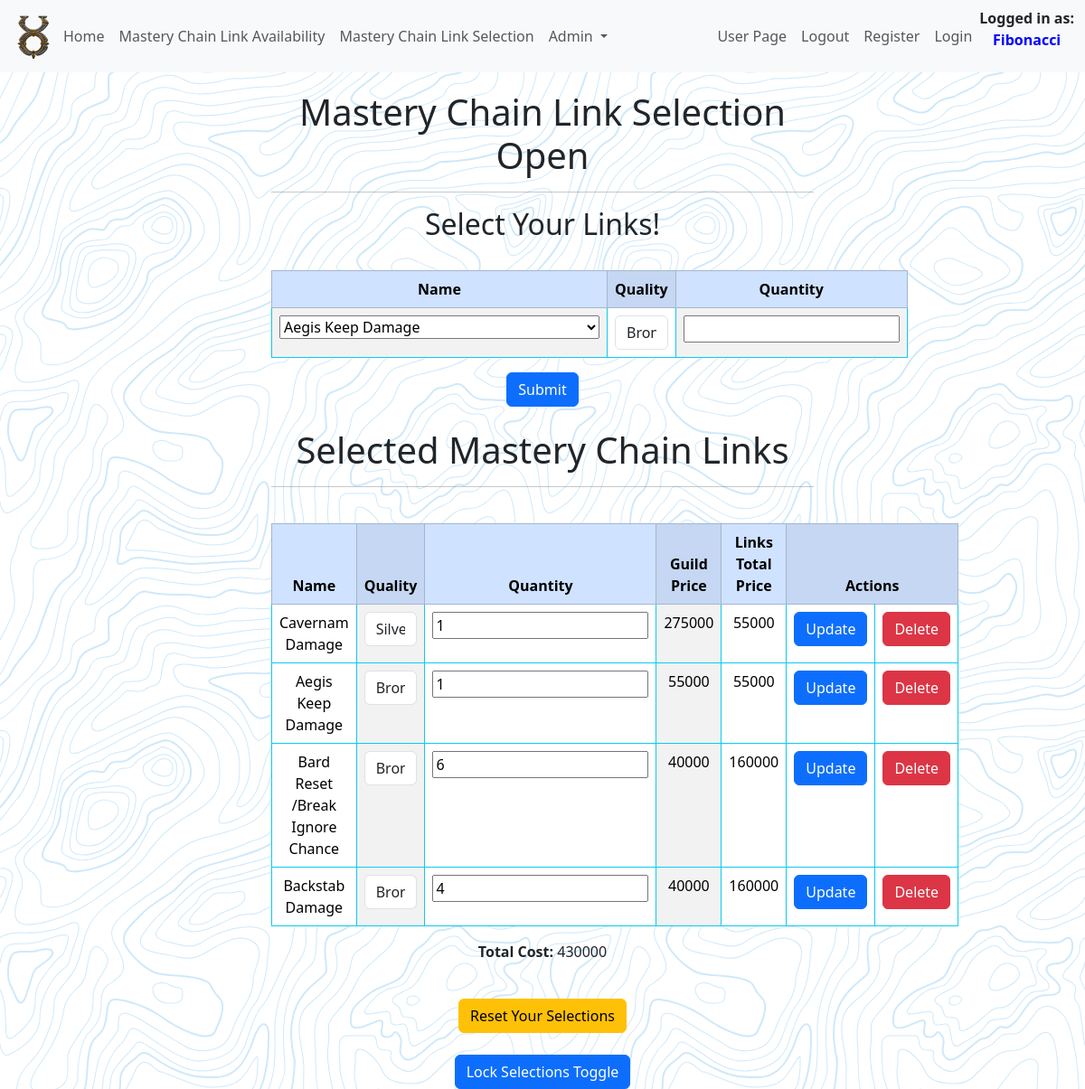
/selections (signed in), run on the app's committed database.
### tables this page shows
CREATE TABLE users (
    id INTEGER PRIMARY KEY AUTOINCREMENT,
    username TEXT NOT NULL,
    password TEXT NOT NULL,
    is_admin INTEGER NOT NULL DEFAULT 0
, sel_lock BOOLEAN DEFAULT (0) NOT NULL, display_name TEXT);

CREATE TABLE selections (
	id INTEGER NOT NULL PRIMARY KEY AUTOINCREMENT,
	mclink_id INTEGER NOT NULL,
	s_quantity INTEGER NOT NULL
, user_id INTEGER NOT NULL, links_total INTEGER NOT NULL);

CREATE TABLE "mclinks" (
    id INTEGER PRIMARY KEY AUTOINCREMENT NOT NULL,
    name TEXT NOT NULL,
    quality TEXT NOT NULL,
    quantity INTEGER NOT NULL,
    market_price INTEGER NOT NULL,
    guild_price INTEGER NOT NULL
);

### app.py (the view)
@app.route('/selections', methods=['GET', 'POST'])
def selections():
    user_data = get_user_data()
    user_id = user_data['id']
    conn, cursor = connect_to_database('uonew.db')
    cursor.execute("SELECT DISTINCT name FROM mclinks;")
    unique_names = cursor.fetchall()
    cursor.execute("SELECT SUM(links_total) FROM selections WHERE user_id=?", (user_id,))
    total_links_total = cursor.fetchone()[0]
    conn.close()
    selections_data = select_selections(user_id)
    return render_template('selections.html', unique_names=unique_names, selections_data=selections_data, total_links_total=total_links_total)

### app.py (called while the page is built)
@app.before_request
def authentication():
    if 'id' in session:
        user_data = get_user_data()
        selection_toggle = check_selection_toggle()
        g.is_admin = user_data['is_admin']
        g.sel_lock = user_data['sel_lock']
        g.display_name = user_data['display_name']
        g.selection_toggle = selection_toggle['selections_toggle']

### helpers.py (called while the page is built)
def connect_to_database(database_name):
    conn = sqlite3.connect(database_name)
    conn.row_factory = sqlite3.Row
    cursor = conn.cursor()
    return conn, cursor

### selections.py (called while the page is built)
def select_selections(user_id=None):
    conn, cursor = connect_to_database('uonew.db')
    if user_id:
        cursor.execute("SELECT * FROM selections INNER JOIN mclinks ON selections.mclink_id = mclinks.id WHERE selections.user_id = ?", (user_id,))
    else:
        cursor.execute("SELECT * FROM selections INNER JOIN mclinks ON selections.mclink_id = mclinks.id")
    selections_data = cursor.fetchall()
    conn.close()
    return selections_data

def check_selection_toggle():
    conn, cursor = connect_to_database('uonew.db')
    cursor.execute("SELECT selections_toggle FROM global")
    selection_toggle = cursor.fetchone()
    conn.close()
    return selection_toggle

### users.py (called while the page is built)
def get_user_data():
    conn, cursor = connect_to_database('uonew.db')
    user_id = session.get('id')
    cursor.execute("SELECT * FROM users WHERE id = ?", (user_id,))
    user_data = cursor.fetchone()
    conn.close()
    return user_data

### templates/selections.html (shortened to what this page needs)
{% extends "index.html" %}
{% block nav %}
    <nav class="navbar navbar-expand-lg bg-body-tertiary fixed-top">
        <div class="container-fluid">
            <img src="{{ url_for('static', filename='images/uo.png') }}" alt="UO Icon" class="small-image">
            <div class="collapse navbar-collapse" id="navbarSupportedContent">
                <ul class="navbar-nav me-auto mb-2 mb-lg-0">
                    {% if 'id' in session %}
                        <li class="nav-item">
                            <a class="nav-link" href="ma">Home</a>
                        </li>
                        <li class="nav-item">
                            <a class="nav-link" href="mclinks">Mastery Chain Link Availability</a>
                        </li>
                        <li class="nav-item">
                            <a class="nav-link" href="selections">Mastery Chain Link Selection</a>
                        </li>
                    {% endif %}
                    {% if 'id' in session and g.is_admin in [1, 2, 3] %}
                        <li class="nav-item dropdown">
                            <a class="nav-link dropdown-toggle" href="#" role="button" data-bs-toggle="dropdown" aria-expanded="false">
                                Admin
                            </a>
                    {% endif %}
                    {% if 'id' in session and g.is_admin in [1, 2, 3] %}
                            </li>
                    {% endif %}
                </ul>
                <ul class="navbar-nav mb-2 mb-lg-0 right-align">
                    {% if 'id' in session %}
                        <li class="nav-item">
                            <a class="nav-link" href="user">User Page</a>
                        </li>
                        <li class="nav-item">
                            <a class="nav-link" onclick="return confirm('Are you sure?')" href="{{ url_for('logout') }}">Logout</a>
                        </li>
                    {% endif %}
                    <li class="nav-item">
                        <a class="nav-link" href="register">Register</a>
                    </li>
                    <li class="nav-item">
                        <a class="nav-link" href="login">Login</a>
                    </li>
                </ul>
            </div>
            <b class="nav-item">Logged in as: <p style="color:blue; text-align:center;">{{ g.display_name }}</p></b>
        </div>
    </nav>
{% endblock %}
{% block content %}
<div class="spacer"></div>
{% if g.selection_toggle == 0 %}
<div class="mclinks_table">
    <br>
    <h1>MASTERY LINK SELECTIONS ARE CLOSED</h1>
</div>
{% else %}
<div class="mclinks_table">
    {% if g.sel_lock == 0 %}
    <h1>Mastery Chain Link Selection Open</h1>
    <hr>
    <h2>Select Your Links!</h2>
    <br>
    <table class="table table-striped-columns table-hover table-bordered border-info">
        <thead class="table-primary">
            <tr>
                <th>Name</th>
                <th>Quality</th>
                <th>Quantity</th>
            </tr>
        </thead>
        <tbody>
            <tr>
                <form action="/add_selection" method="POST">
                    <td>
                        <select name="name">
                            {% for name in unique_names %}
                            <option>{{ name[0] }}</option>
                            {% endfor %}
                        </select>
                    </td>
                    <td>
                        <select class="form-control" name="quality" id="quality">
                            <option>Bronze</option>
                        </select>
                    </td>
                    <td><input type="number" name="quantity"></td>
            </tr>
        </tbody>
    </table>
    <button type="submit" class="btn btn-primary" onclick="return confirm('Are you sure?')">Submit</button>
</div>
<br>
<div class="mclinks_table">
    <h1>Selected Mastery Chain Links</h1>
    <hr>
    <br>
    <table class="table table-striped-columns table-hover table-bordered border-info">
        <thead class="table-primary">
            <tr>
                <th>Name</th>
                <th>Quality</th>
                <th>Quantity</th>
                <th>Guild Price</th>
                <th>Links Total Price</th>
                <th colspan="2"><b>Actions</b></th>
            </tr>
        </thead>
        <tbody>
    {% for selection in selections_data %}
                <form action="/update_user_selection" method="post">
                    <tr>
                        <td>{{ selection['name'] }}</td>
                        <td>
                            <select class="form-control" name="quality" id="quality">
                                <option {% if selection['quality'] == 'Bronze' %} selected {% endif %}>Bronze</option>
                                <option {% if selection['quality'] == 'Silver' %} selected {% endif %}>Silver</option>
                            </select>
                        </td>
                        <td><input type="number" name="quantity" value="{{ selection['s_quantity'] }}"></td>
                        <td>{{ selection['guild_price'] }}</td>
                        <td>{{ selection['links_total'] }}</td>
                        <td><button type="submit" class="btn btn-primary" onclick="return confirm('Are you sure?')">Update</button></td>
                </form>
                <form action="/delete_user_selection" method="post">
                <td><button type="submit" class="btn btn-danger" onclick="return confirm('Are you sure?')">Delete</button></td>
                </form>
        {% endfor %}
        </tbody>
    </table>
    <p><input type="hidden" name="total"><b>Total Cost:</b> {{ total_links_total }}</p>
    <br>
    <form action="/reset_user_selections" method="POST">
        <button type="submit" class="btn btn-warning" onclick="return confirm('Are you sure? This will wipe all your selections')">Reset Your Selections</button>
    </form>
</div>
{% endif %}
<br>
<form class="user_lock_sel" action="/user_selection_toggle" method="POST">
    <button type="submit" class="btn btn-primary" onclick="return confirm('Are you sure? You can toggle this on/off')">Lock Selections Toggle</button>
</form>
{% endif %}
{% endblock %}

### data on the page
users: display_name "Fibonacci"
selections: name "Cavernam Damage", quantity "1", guild_price "275000", links_total "55000"
selections: name "Aegis Keep Damage", quantity "1", guild_price "55000", links_total "55000"
selections: name "Bard Reset /Break Ignore Chance", quantity "6", guild_price "40000", links_total "160000"
selections: name "Backstab Damage", quantity "4", guild_price "40000", links_total "160000"

### other printed values
{{ total_links_total }} "430000"
form field name "Aegis Keep Damage"
